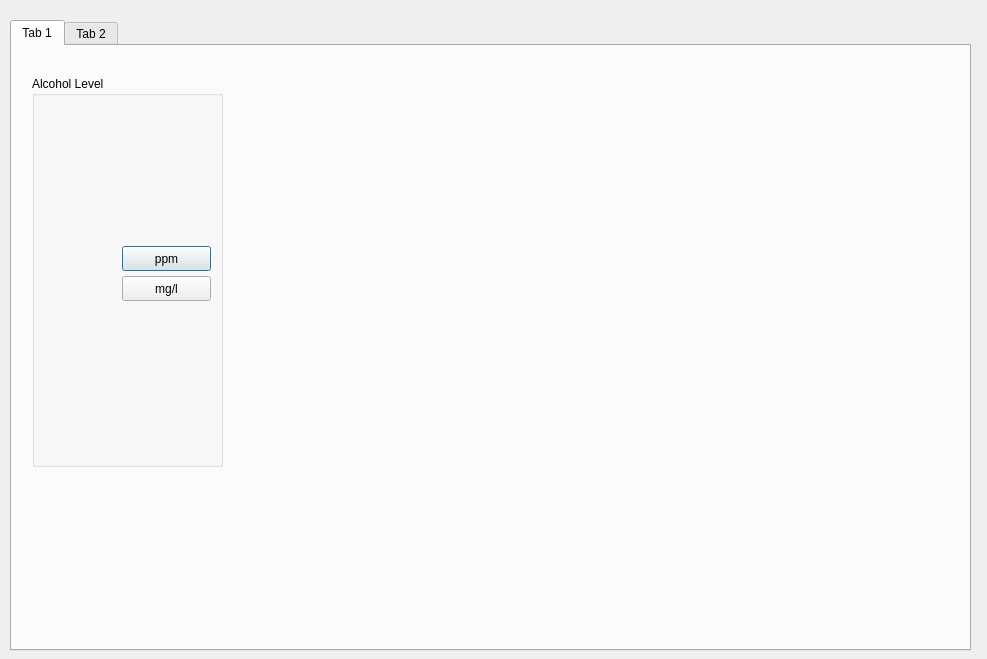
<?xml version="1.0" encoding="UTF-8"?>
<ui version="4.0">
 <class>Dialog</class>
 <widget class="QDialog" name="Dialog">
  <property name="geometry">
   <rect>
    <x>0</x>
    <y>0</y>
    <width>987</width>
    <height>659</height>
   </rect>
  </property>
  <property name="windowTitle">
   <string>Dialog</string>
  </property>
  <widget class="QTabWidget" name="tabWidget">
   <property name="geometry">
    <rect>
     <x>10</x>
     <y>20</y>
     <width>961</width>
     <height>631</height>
    </rect>
   </property>
   <widget class="QWidget" name="tab">
    <attribute name="title">
     <string>Tab 1</string>
    </attribute>
    <widget class="QGroupBox" name="groupBox">
     <property name="geometry">
      <rect>
       <x>20</x>
       <y>30</y>
       <width>191</width>
       <height>391</height>
      </rect>
     </property>
     <property name="title">
      <string>Alcohol Level</string>
     </property>
     <widget class="QwtScaleWidget" name="ScaleWidget">
      <property name="geometry">
       <rect>
        <x>10</x>
        <y>40</y>
        <width>61</width>
        <height>341</height>
       </rect>
      </property>
     </widget>
     <widget class="QPushButton" name="pushButton">
      <property name="geometry">
       <rect>
        <x>90</x>
        <y>170</y>
        <width>89</width>
        <height>25</height>
       </rect>
      </property>
      <property name="text">
       <string>ppm</string>
      </property>
     </widget>
     <widget class="QPushButton" name="pushButton_2">
      <property name="geometry">
       <rect>
        <x>90</x>
        <y>200</y>
        <width>89</width>
        <height>25</height>
       </rect>
      </property>
      <property name="text">
       <string>mg/l</string>
      </property>
     </widget>
    </widget>
    <widget class="QwtPlot" name="qwtPlot">
     <property name="geometry">
      <rect>
       <x>260</x>
       <y>50</y>
       <width>400</width>
       <height>200</height>
      </rect>
     </property>
    </widget>
   </widget>
   <widget class="QWidget" name="tab_2">
    <attribute name="title">
     <string>Tab 2</string>
    </attribute>
   </widget>
  </widget>
 </widget>
 <customwidgets>
  <customwidget>
   <class>QwtPlot</class>
   <extends>QFrame</extends>
   <header>qwt_plot.h</header>
  </customwidget>
  <customwidget>
   <class>QwtScaleWidget</class>
   <extends>QWidget</extends>
   <header>qwt_scale_widget.h</header>
  </customwidget>
 </customwidgets>
 <resources/>
 <connections/>
</ui>
